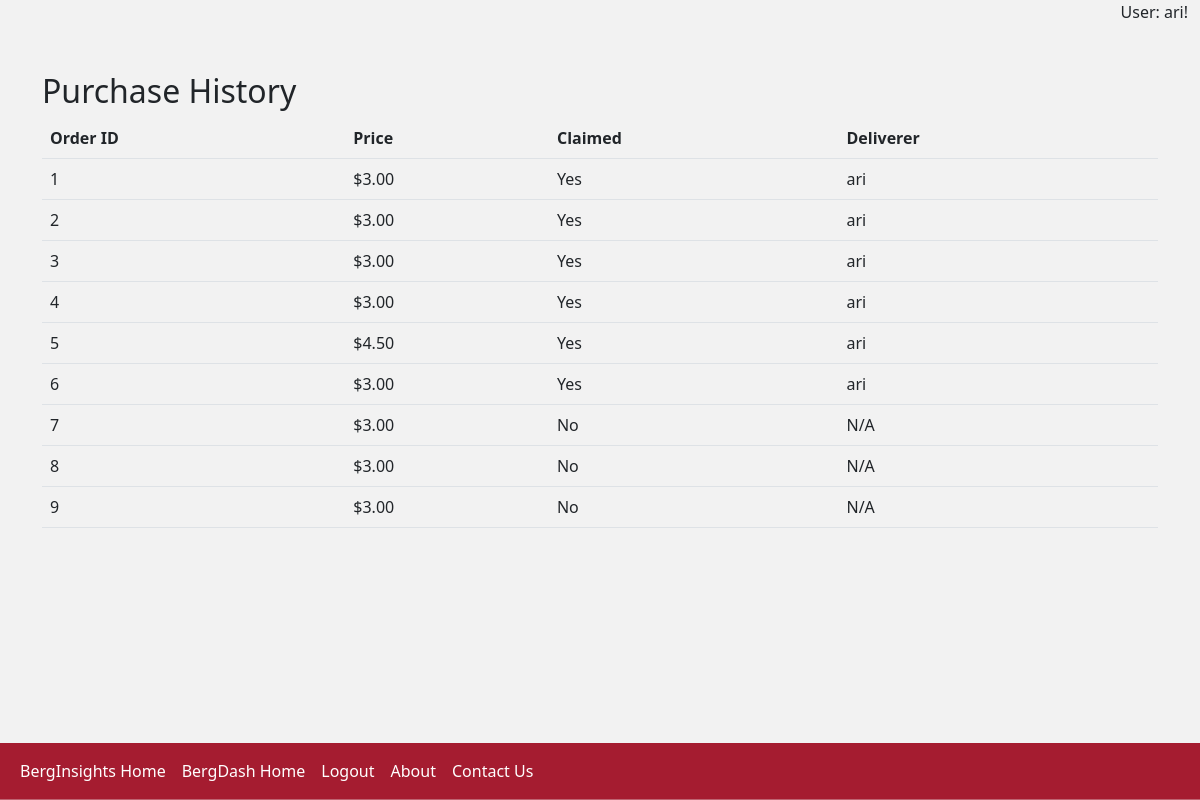
/purchase_history (signed in), run on the app's committed database.
### tables this page shows
CREATE TABLE users (
    id INTEGER PRIMARY KEY AUTOINCREMENT,
    username TEXT NOT NULL UNIQUE,
    password_hash TEXT NOT NULL
);

CREATE TABLE orders (
    id INTEGER PRIMARY KEY AUTOINCREMENT,
    customer_id INTEGER,
    order_datetime TIMESTAMP DEFAULT CURRENT_TIMESTAMP,
    delivery_datetime TIMESTAMP,
    box_count INTEGER,
    box_contents TEXT,
    dropoff_location TEXT,
    additional_comments TEXT,
    venmo_username TEXT, deliverer_id INTEGER, order_price REAL,
    FOREIGN KEY (customer_id) REFERENCES users(id)
);

### app.py (the view)
@app.route("/purchase_history")
@login_required
def purchase_history():
    user_id = session.get("user_id")
    if not user_id:
        flash("You need to be logged in to view this page.", "warning")
        return redirect(url_for("login"))
    conn = get_users_db_connection()
    cur = conn.cursor()
    try:
        orders = cur.execute(
            """
            SELECT o.*, u.username as deliverer_username
            FROM orders o
            LEFT JOIN users u ON o.deliverer_id = u.id
            WHERE customer_id = ?
            """,
            (user_id,),
        ).fetchall()
    except Exception as e:
        print("SQLite error:", e)
        flash("An error occurred while retrieving your order history.", "warning")
        return redirect(url_for("index1"))
    finally:
        cur.close()
        conn.close()
    return render_template("phistory.html", orders=orders)

### app.py (called while the page is built)
def get_users_db_connection():
    conn = sqlite3.connect("users.db")
    conn.row_factory = sqlite3.Row  # Enables column access by name: row['column_name']
    return conn

def login_required(f):
    @wraps(f)
    def decorated_function(*args, **kwargs):
        if "user_id" not in session:
            flash("You need to be logged in to access this page.", "warning")
            return redirect(url_for("login"))
        return f(*args, **kwargs)
    return decorated_function

@app.after_request
def after_request(response):
    response.headers["Cache-Control"] = "no-cache, no-store, must-revalidate"
    response.headers["Expires"] = 0
    response.headers["Pragma"] = "no-cache"
    return response

@app.context_processor
def inject_username():
    return dict(username=session.get("username", "Guest"))

### templates/phistory.html (shortened to what this page needs)
{% extends "base.html" %}
{% block content %}
    <div class="container mt-5">
        <h2>Purchase History</h2>
        <table class="table">
            <thead>
                <tr>
                    <th scope="col">Order ID</th>
                    <th scope="col">Price</th>
                    <th scope="col">Claimed</th>
                    <th scope="col">Deliverer</th>
                </tr>
            </thead>
            <tbody>
                {% for order in orders %}
                    <tr>
                        <td>{{ order.id }}</td>
                        <td>${{ "%.2f"|format(order.order_price) }}</td>
                        <td>{{ "Yes" if order.deliverer_id else "No" }}</td>
                        <td>{{ order.deliverer_username or "N/A" }}</td>
                    </tr>
                {% else %}
                    <tr>
                        <td colspan="4">No orders found.</td>
                    </tr>
                {% endfor %}
            </tbody>
        </table>
    </div>
{% endblock %}

### templates/base.html (shortened to what this page needs)
<!DOCTYPE html>
<html lang="en">
    <head>
        <link href="https://cdn.jsdelivr.net/npm/bootstrap@5.2.3/dist/css/bootstrap.min.css" rel="stylesheet">
        <link rel="stylesheet" type="text/css" href="{{ url_for('static', filename='styles.css') }}">
    </head>
    <body>
        <div class="container-fluid" style="padding-bottom: 100px;">
            <div class="welcome-message text-end">
                User: {{ username }}!
            </div>
            {% block content %}{% endblock %}
        </div>
<nav class="navbar navbar-expand-lg navbar-light bg-light fixed-bottom">
    <div class="container-fluid">
        <div class="collapse navbar-collapse" id="navbarNav">
            <ul class="navbar-nav">
                <li class="nav-item">
                    <a class="nav-link" href="{{ url_for('index') }}" style="color: white;">BergInsights Home</a>
                </li>
                <li class="nav-item">
                    <a class="nav-link" href="{{ url_for('index1') }}" style="color: white;">BergDash Home</a>
                </li>
                {% if username != 'Guest' %}
                <li class="nav-item">
                    <a class="nav-link" href="{{ url_for('logout') }}" style="color: white;">Logout</a>
                </li>
                {% else %}
                <li class="nav-item">
                    <a class="nav-link" href="{{ url_for('login') }}" style="color: white;">Login/Register</a>
                </li>
                {% endif %}
                <li class="nav-item">
                    <a class="nav-link" href="{{ url_for('faq') }}" style="color: white;">About</a>
                </li>
                <li class="nav-item">
                    <a class="nav-link" href="{{ url_for('contact') }}" style="color: white;">Contact Us</a>
                </li>
            </ul>
        </div>
    </div>
</nav>
    </body>
</html>

### static/styles.css (style rules this page uses)
.navbar { background-color: #A51C30 !important; border-bottom: 1px solid #ebebeb59!important; }
html { background-color: #F2F2F2 }
body { background-color: #F2F2F2 }

### data on the page
users: username "ari"
orders: id "1", order_price "3.00", deliverer_id "Yes", username "ari"
orders: id "2", order_price "3.00", deliverer_id "Yes", username "ari"
orders: id "3", order_price "3.00", deliverer_id "Yes", username "ari"
orders: id "4", order_price "3.00", deliverer_id "Yes", username "ari"
orders: id "5", order_price "4.50", deliverer_id "Yes", username "ari"
orders: id "6", order_price "3.00", deliverer_id "Yes", username "ari"
orders: id "7", order_price "3.00", deliverer_id "No", deliverer_username "N/A"
orders: id "8", order_price "3.00", deliverer_id "No", deliverer_username "N/A"
orders: id "9", order_price "3.00", deliverer_id "No", deliverer_username "N/A"
